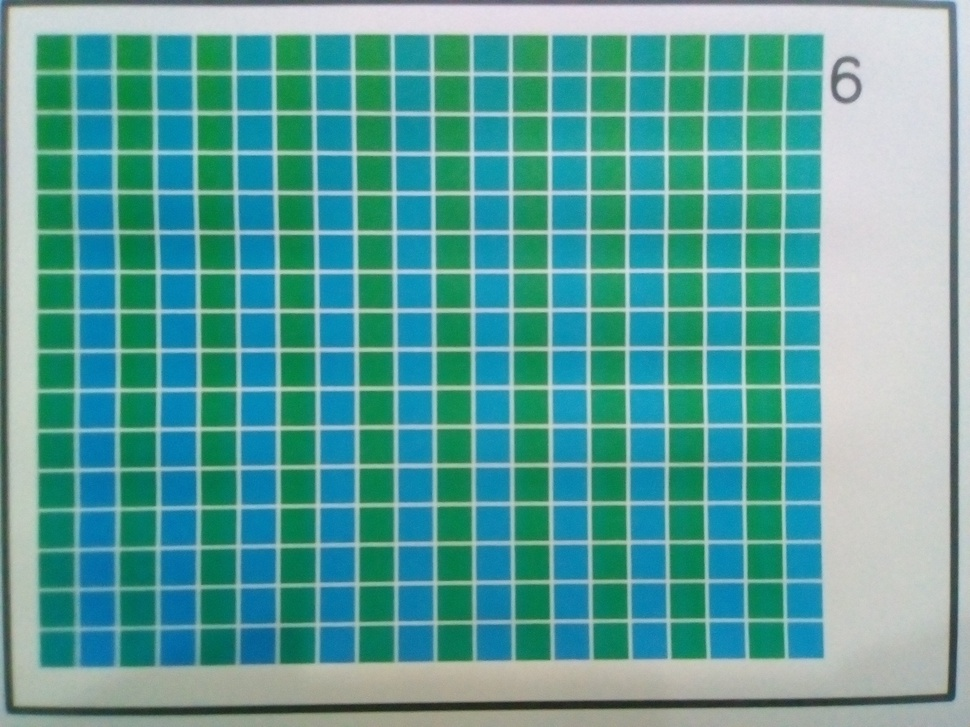
#> input picture capture_image/img6.jpg, 970 x 727 px, shrunk from 1600 x 1200 before the run, found by its file name
$ python corner_detection.py
#> lines starting #> are read from the running program, lines starting #| are printed output that depends on the picture; after the words box and inside, x2 and y2 are one past the last pixel; in counts of white or black regions, pixels touching at a corner belong together
import numpy
import cv2

image = cv2.imread('C:\\Users\\Mig\\PycharmProjects\\Practice\\capture_image\\img6.jpg')
#> image is the input picture: shape (727, 970, 3); mean B, G, R 155.2, 159.8, 90.4
gray = cv2.cvtColor(image, cv2.COLOR_BGR2GRAY)
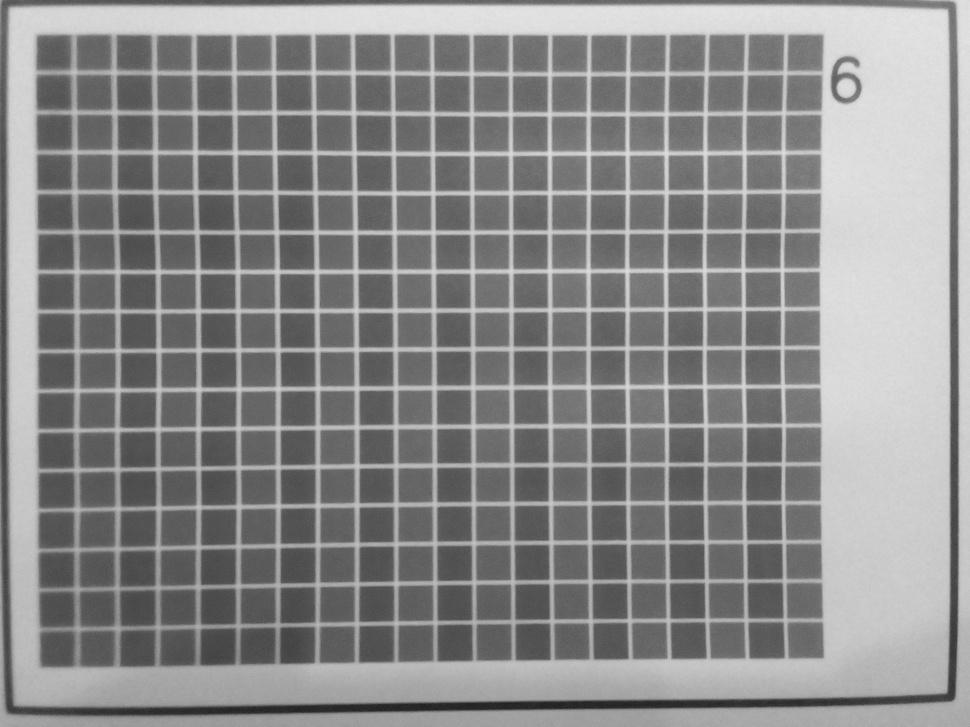
#> gray: shape (727, 970); min 31, max 230, mean 138.5
gray = numpy.float32(gray)

corners = cv2.goodFeaturesToTrack(gray, 100, 0.01, 1)
#> corners = 100 rows, first 8: [838, 73], [436, 196], [701, 351], [746, 273], [702, 467], [358, 196], [278, 156], [359, 236]
corners = numpy.int0(corners)
#print(corners)


for corner in corners:
    #print(corner[0][0])
    x, y = corner[0][0], corner[0][1]
    cv2.circle(image, (x, y), 3, 255, -1)
#> this loop made 100 passes
#> (x, y) on passes 1 to 12: (838, 73), (436, 196), (701, 351), (746, 273), (702, 467), (358, 196), (278, 156), (359, 236), (703, 578), (625, 545), (624, 195), (780, 389)
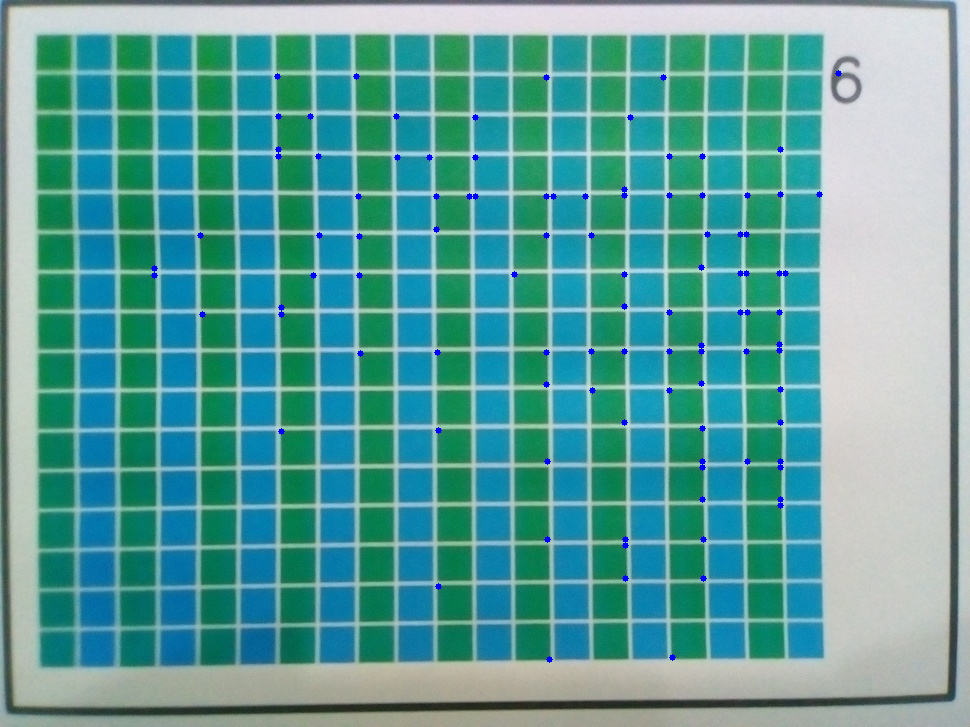
#> image: shape (727, 970, 3); 0.41% of pixels changed, all inside (x1, y1, x2, y2) = (151, 70, 842, 663)

cv2.imshow('Corner', image)
cv2.waitKey(0)

$ run again, with capture_image/img55.jpg copied over capture_image/img6.jpg
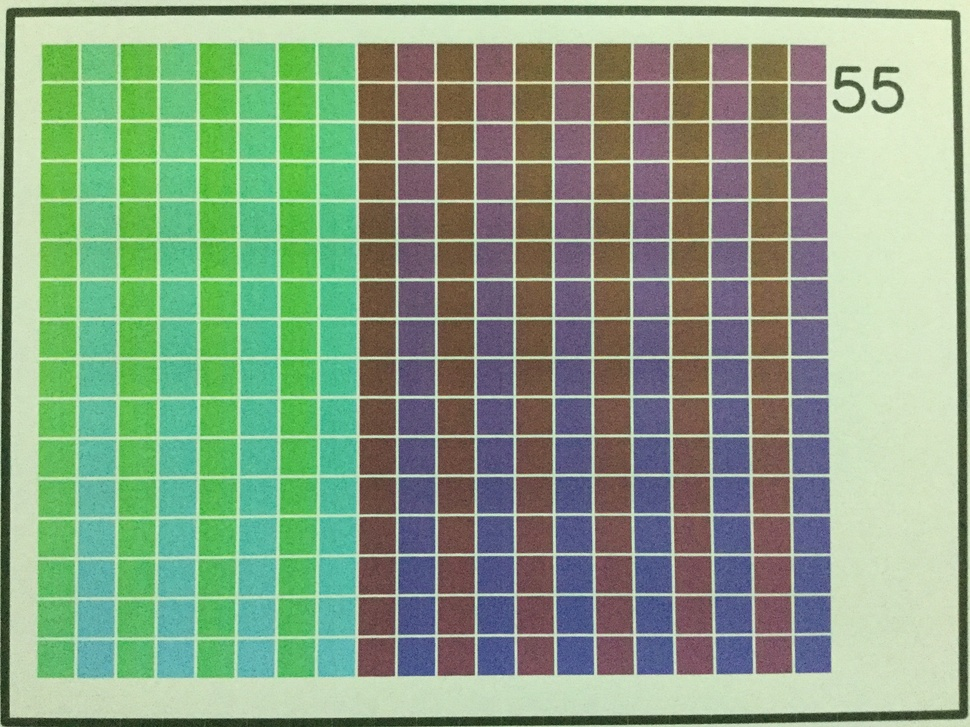
#> input picture capture_image/img55.jpg, 970 x 727 px, shrunk from 1600 x 1200 before the run, found by its file name
#> image is the input picture: shape (727, 970, 3); mean B, G, R 132.9, 160.4, 136.9
#> `gray = cv2.cvtColor(image, cv2.COLOR_BGR2GRAY)`:
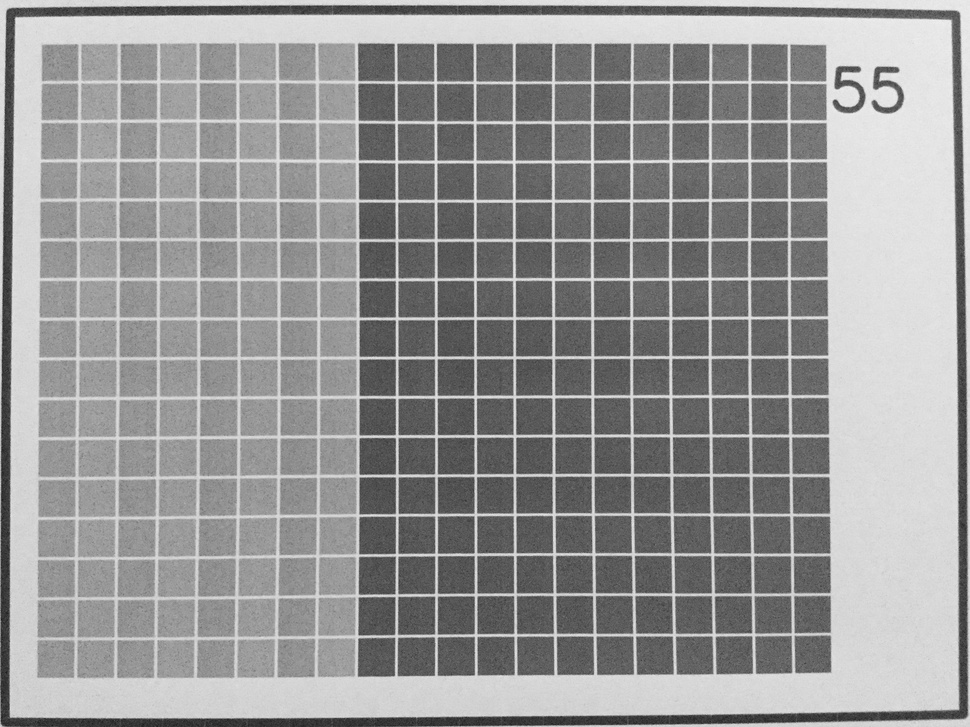
#> gray: shape (727, 970); min 26, max 244, mean 150.3
#> corners = 100 rows, first 8: [359, 634], [394, 593], [841, 80], [473, 434], [880, 80], [394, 552], [473, 557], [517, 438]
#> the loop `for corner in corners:` made 100 passes
#> after the loop `for corner in corners:`:
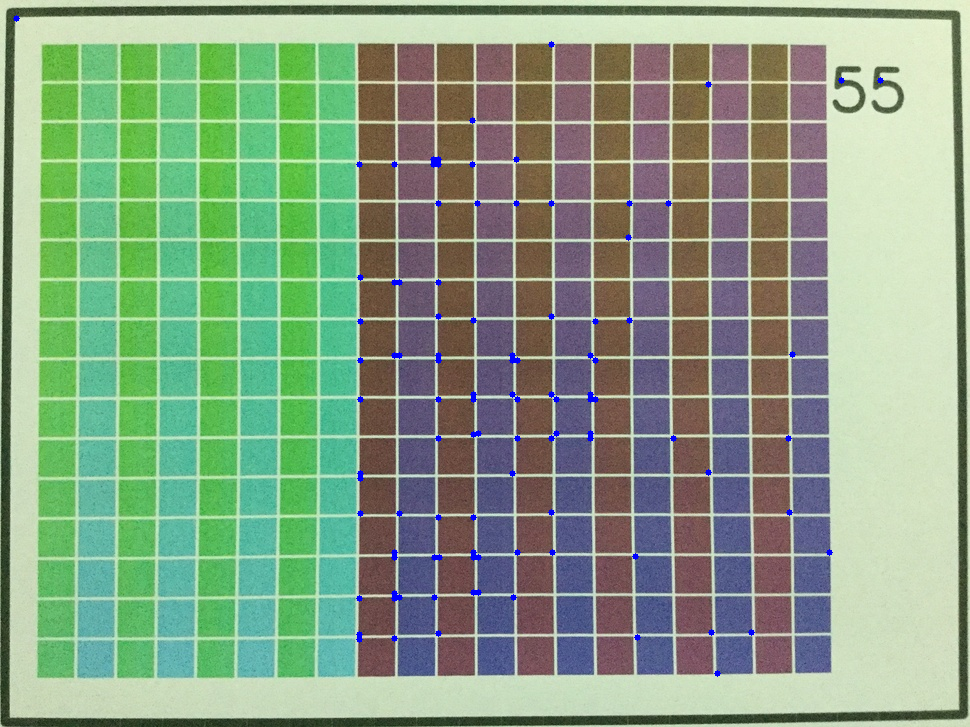
#> image: shape (727, 970, 3); 0.4% of pixels changed, all inside (x1, y1, x2, y2) = (13, 15, 884, 677)

$ run again, with capture_image/img7.jpg copied over capture_image/img6.jpg
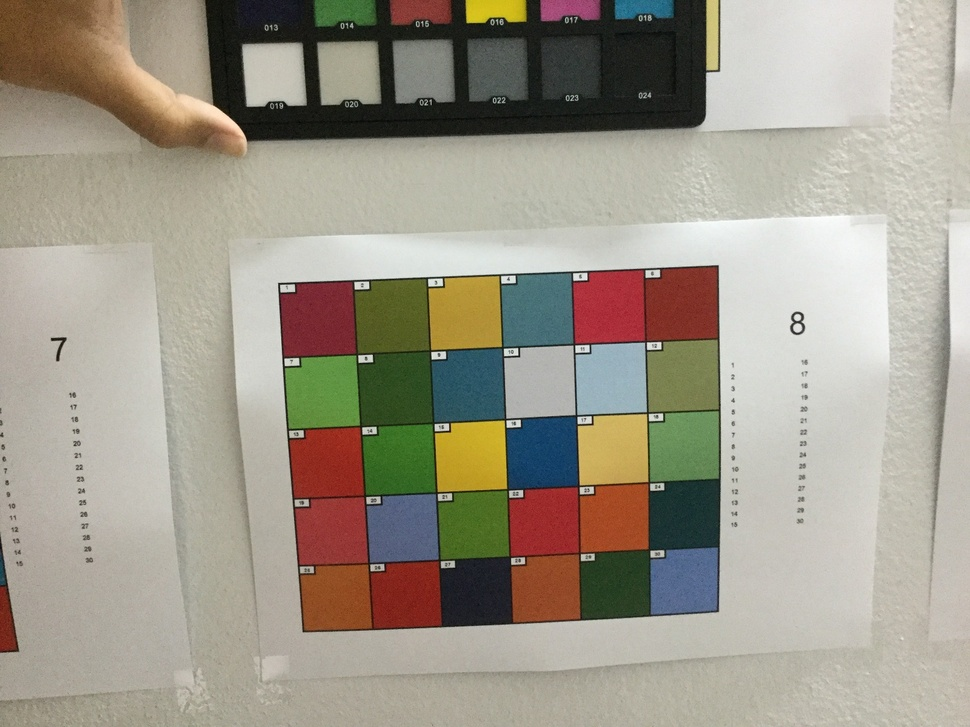
#> input picture capture_image/img7.jpg, 970 x 727 px, shrunk from 1600 x 1200 before the run, found by its file name
#> image is the input picture: shape (727, 970, 3); mean B, G, R 138.4, 152.6, 159
#> `gray = cv2.cvtColor(image, cv2.COLOR_BGR2GRAY)`:
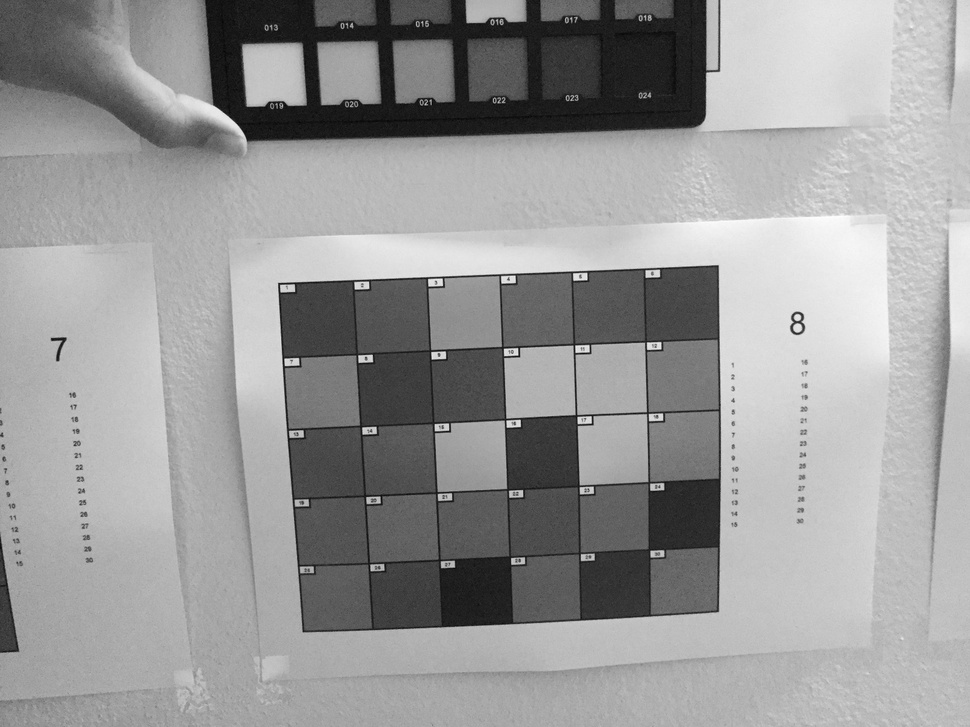
#> gray: shape (727, 970); min 1, max 255, mean 152.9
#> corners = 100 rows, first 8: [517, 354], [432, 358], [590, 417], [586, 279], [576, 346], [502, 282], [429, 285], [285, 359]
#> the loop `for corner in corners:` made 100 passes
#> after the loop `for corner in corners:`:
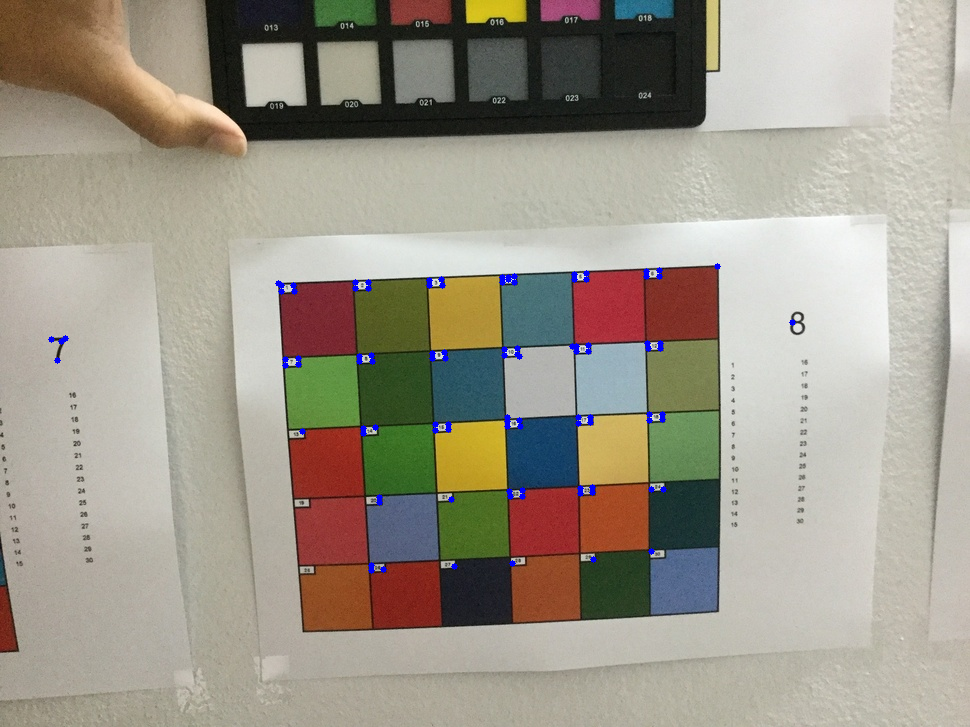
#> image: shape (727, 970, 3); 0.4% of pixels changed, all inside (x1, y1, x2, y2) = (48, 263, 796, 574)

$ run again, with capture_image/20171231_182926_resize.jpg copied over capture_image/img6.jpg
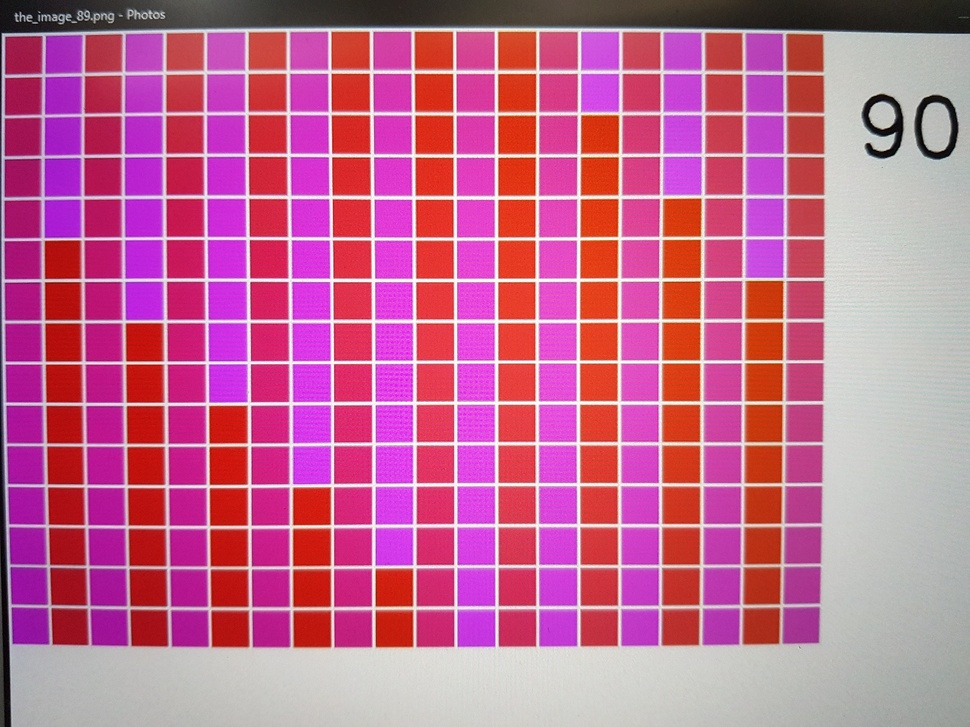
#> input picture capture_image/20171231_182926_resize.jpg, 970 x 727 px, shrunk from 1600 x 1200 before the run, found by its file name
#> image is the input picture: shape (727, 970, 3); mean B, G, R 145.3, 105, 195.3
#> `gray = cv2.cvtColor(image, cv2.COLOR_BGR2GRAY)`:
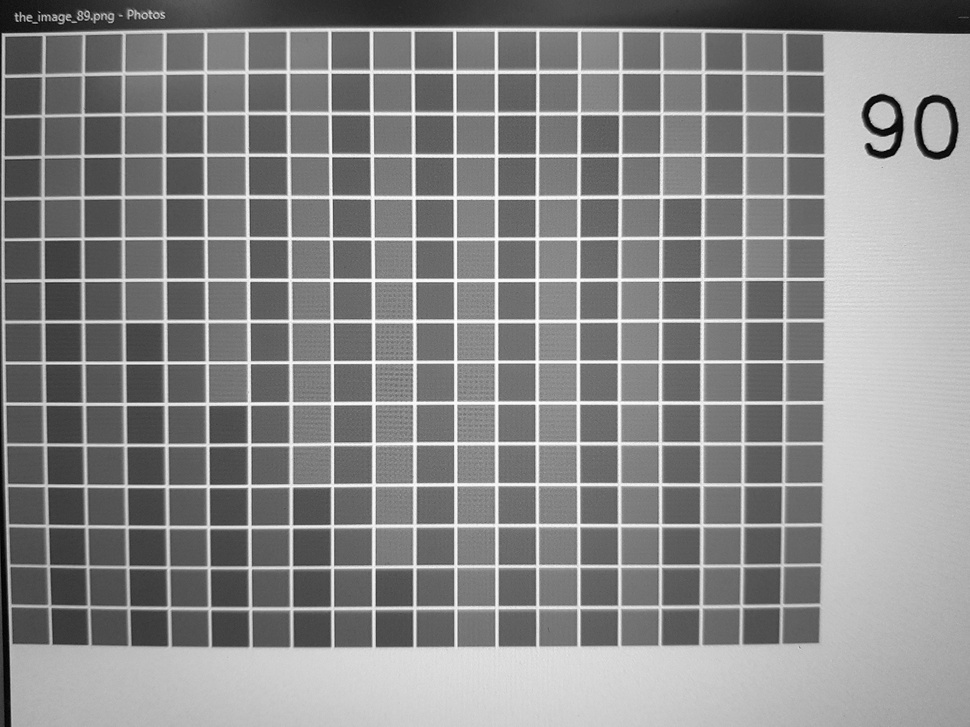
#> gray: shape (727, 970); min 0, max 255, mean 136.6
#> corners = 100 rows, first 8: [895, 133], [31, 17], [22, 16], [332, 74], [333, 158], [61, 17], [2, 33], [334, 283]
#> the loop `for corner in corners:` made 100 passes
#> after the loop `for corner in corners:`:
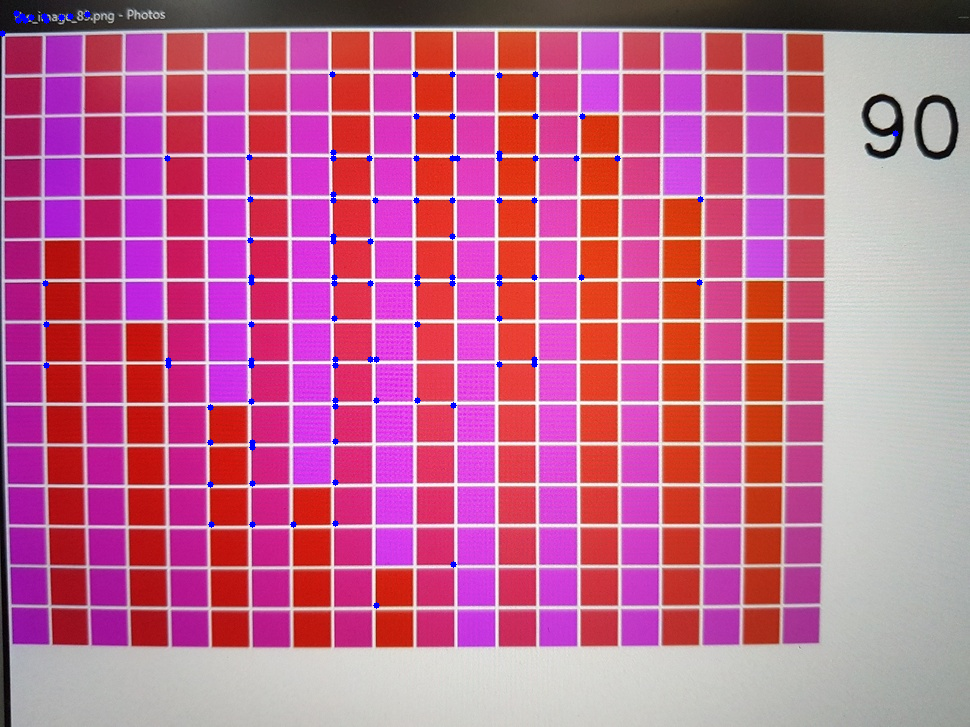
#> image: shape (727, 970, 3); 0.41% of pixels changed, all inside (x1, y1, x2, y2) = (0, 10, 899, 609)
